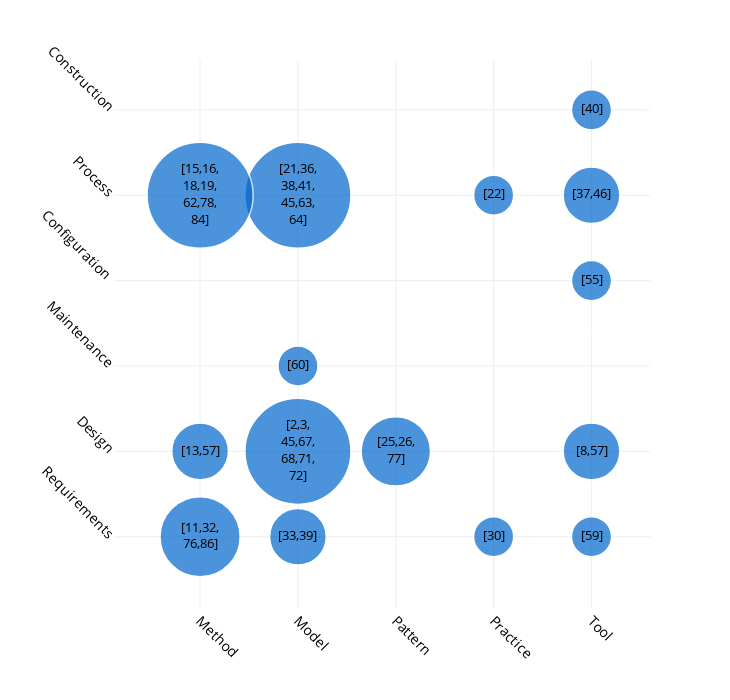

Here is the notebook cell this chart was saved with:
### Code cell
kase_contribution_concat = df.groupby(['SE Knowledge Area','RQ3 (Type of contribution)'])['Paper ID'].apply(list).sort_values(ascending=False).reset_index()
kase_contribution_concat['number_of_papers'] = kase_contribution_concat['Paper ID'].apply(lambda x: len(x))
kase_contribution_concat['paper_id_text'] = kase_contribution_concat['Paper ID'].apply(lambda x: string_chunks(x))
kase_contribution_concat.drop(kase_contribution_concat.loc[kase_contribution_concat['RQ3 (Type of contribution)']=='Introductory'].index, inplace=True)
kase_contribution_concat.drop(kase_contribution_concat.loc[kase_contribution_concat['SE Knowledge Area']=='General'].index, inplace=True)

fig = px.scatter(kase_contribution_concat, y="SE Knowledge Area", x="RQ3 (Type of contribution)",
	         size='number_of_papers', 
                 hover_name="RQ3 (Type of contribution)", log_x=False, size_max=75, text="paper_id_text",
                 width=730, height=700)
fig.update_xaxes(type='category') # to print all values, not intervals
fig.update_layout(title = '', 
    plot_bgcolor='rgba(0,0,0,0)')
fig.update_traces(marker_color='rgb(0,102,204)',
                  marker_line_width=1.5)
fig.update_xaxes(categoryorder='category ascending')
fig.update_xaxes(title = '', tickangle=45, gridcolor='#eee')
fig.update_yaxes(title = '', tickangle=45, gridcolor='#eee')
fig.update_yaxes(tickfont = dict(size=14))
fig.update_xaxes(tickfont = dict(size=14))
fig.update_layout(
    font=dict(
        #family="Arial Black",
        size=13,  # Set the font size here
        color="Black"
    )
)
fig.show()
# requires kaleido (https://plotly.com/python/static-image-export/)
fig.write_image("images/bubble-se-ka.pdf", width=695, height=700)

### Figure 1 — Plotly figure (JSON) as saved in the notebook; plotly's stock layout.template omitted (floating-point values rounded to 4 significant figures)
{"data": [{"hovertemplate": "<b>%{hovertext}</b><br><br>RQ3 (Type of contribution)=%{x}<br>SE Knowledge Area=%{y}<br>number_of_papers=%{marker.size}<br>paper_id_text=%{text}<extra></extra>", "hovertext": ["Method", "Model", "Model", "Tool", "Tool", "Tool", "Tool", "Tool", "Model", "Model", "Practice", "Pattern", "Practice", "Method", "Method"], "legendgroup": "", "marker": {"color": "rgb(0,102,204)", "line": {"width": 1.5}, "size": [4, 7, 1, 1, 2, 1, 2, 1, 7, 2, 1, 3, 1, 7, 2], "sizemode": "area", "sizeref": 0.001244, "symbol": "circle"}, "mode": "markers+text", "name": "", "orientation": "v", "showlegend": false, "text": ["<br>[11,32,<br>76,86]<br>", "<br>[2,3,<br>45,67,<br>68,71,<br>72]<br>", "[60]", "[59]", "[8,57]", "[55]", "[37,46]", "[40]", "<br>[21,36,<br>38,41,<br>45,63,<br>64]<br>", "[33,39]", "[30]", "<br>[25,26,<br>77]<br>", "[22]", "<br>[15,16,<br>18,19,<br>62,78,<br>84]<br>", "[13,57]"], "type": "scatter", "x": ["Method", "Model", "Model", "Tool", "Tool", "Tool", "Tool", "Tool", "Model", "Model", "Practice", "Pattern", "Practice", "Method", "Method"], "xaxis": "x", "y": ["Requirements", "Design", "Maintenance", "Requirements", "Design", "Configuration ", "Process", "Construction", "Process", "Requirements", "Requirements", "Design", "Process", "Process", "Design"], "yaxis": "y"}], "layout": {"font": {"color": "Black", "size": 13}, "height": 700, "legend": {"itemsizing": "constant", "tracegroupgap": 0}, "margin": {"t": 60}, "plot_bgcolor": "rgba(0,0,0,0)", "title": {"text": ""}, "width": 730, "xaxis": {"anchor": "y", "categoryorder": "category ascending", "domain": [0, 1], "gridcolor": "#eee", "tickangle": 45, "tickfont": {"size": 14}, "title": {"text": ""}, "type": "category"}, "yaxis": {"anchor": "x", "domain": [0, 1], "gridcolor": "#eee", "tickangle": 45, "tickfont": {"size": 14}, "title": {"text": ""}}}}
